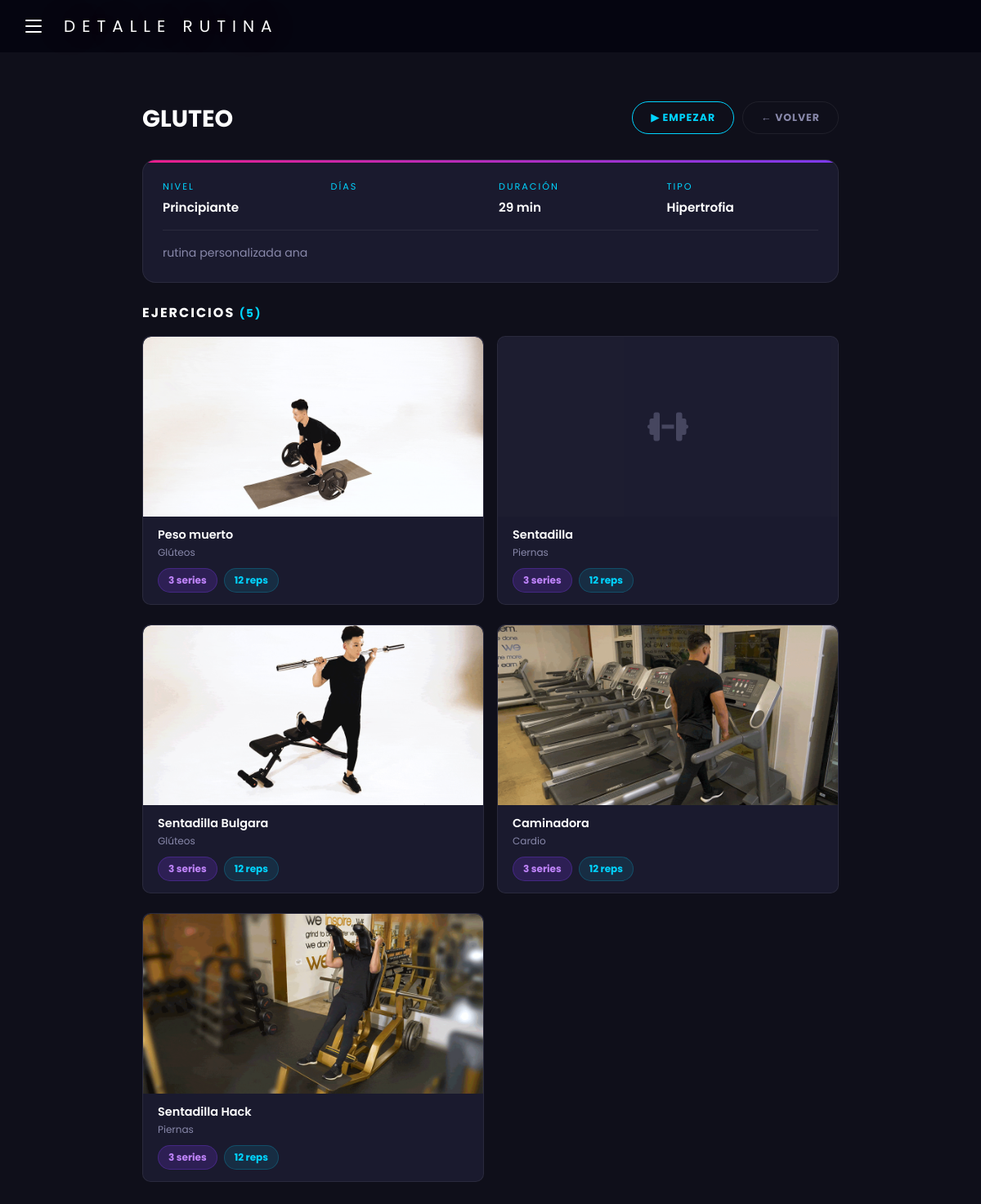
The app's page /rutinas/2/ (signed in) with its own data.
### rutinas/models.py (models this page shows, shortened)
class Rutina(models.Model):
    TIPO_RUTINA = [
        ('predeterminada', 'Predeterminada'),
        ('personal', 'Personal'),
    ]
    TIPO_ENTRENAMIENTO = [
        ('crossfit',     'CrossFit'),
        ('fuerza',       'Fuerza'),
        ('cardio',       'Cardio'),
        ('funcional',    'Funcional'),
        ('hipertrofia',  'Hipertrofia'),
        ('flexibilidad', 'Flexibilidad'),
    ]
    NIVELES = [
        ('principiante', 'Principiante'),
        ('intermedio',   'Intermedio'),
        ('avanzado',     'Avanzado'),
    ]
    DIAS = [
        ('lun', 'Lunes'),
        ('mar', 'Martes'),
        ('mie', 'Miércoles'),
        ('jue', 'Jueves'),
        ('vie', 'Viernes'),
        ('sab', 'Sábado'),
        ('dom', 'Domingo'),
    ]
    id_rutina = models.AutoField(primary_key=True)
    id_usuario = models.ForeignKey(Usuario, on_delete=models.CASCADE, related_name='rutinas')
    nombre_rutina = models.CharField(max_length=100)
    descripcion = models.TextField(max_length=500, blank=True)
    tipo_rutina = models.CharField(max_length=20, choices=TIPO_RUTINA, default='personal')
    tipo_entrenamiento = models.CharField(max_length=20, choices=TIPO_ENTRENAMIENTO, default='funcional')
    duracion = models.IntegerField(default=45)
    nivel = models.CharField(max_length=20, choices=NIVELES, default='principiante')
    dias = models.CharField(max_length=50, blank=True)
    creada_en = models.DateTimeField(auto_now_add=True)
    fecha_creacion = models.DateTimeField(auto_now_add=True)
    def get_dias_lista(self):
        return self.dias.split(',') if self.dias else []
    def get_dias_display(self):
        dias_dict = dict(self.DIAS)
        return ', '.join([dias_dict.get(d, d) for d in self.get_dias_lista()])

class RutinaEjercicio(models.Model):
    MODO = [
    ('repeticiones', 'Repeticiones'),
    ('tiempo', 'Tiempo'),
    ]
    UNIDAD_TIEMPO = [
    ('segundos', 'Segundos'),
    ('minutos', 'Minutos'),
    ('Horas', 'Horas'),
    ]
    id_rutina = models.ForeignKey(Rutina, on_delete=models.CASCADE, related_name='ejercicios')
    id_ejercicio = models.ForeignKey(Ejercicio, on_delete=models.CASCADE, related_name='rutinas')
    series = models.IntegerField(default=3)
    repeticiones = models.IntegerField(default=12)
    orden = models.IntegerField(default=0)
    modo = models.CharField(max_length=15, choices=MODO, default='repeticiones')
    duracion = models.IntegerField(default=30)
    unidad_tiempo = models.CharField(max_length=10, choices=UNIDAD_TIEMPO, default='segundos')
    class Meta:
        ordering = ['orden']

class Ejercicio(models.Model):
    GRUPOS = [
        ('pecho', 'Pecho'),
        ('espalda', 'Espalda'),
        ('hombros', 'Hombros'),
        ('biceps', 'Bíceps'),
        ('triceps', 'Tríceps'),
        ('piernas', 'Piernas'),
        ('gluteos', 'Glúteos'),
        ('core', 'Core'),
        ('cardio', 'Cardio'),
    ]
    id_ejercicio = models.AutoField(primary_key=True)
    nombreEjercicio = models.CharField(max_length=100)
    grupo_muscular = models.CharField(max_length=20, choices=GRUPOS, default='core')
    imagen = models.ImageField(upload_to='ejercicios/', blank=True, null=True)
    video = models.FileField(upload_to='ejercicios/videos/', blank=True, null=True)

### rutinas/views.py (the view)
# urls.py: path('<int:pk>/', views.detalle_rutina, name='detalle_rutina'),
@login_required
def detalle_rutina(request, pk):
    rutina = get_object_or_404(Rutina, pk=pk, id_usuario=request.user)
    return render(request, 'rutinas/detalle.html', {
        'rutina': rutina
    })

### templates/rutinas/detalle.html (shortened to what this page needs)
{% load static %}
<!DOCTYPE html>
<html lang="es">
<head>
  <link rel="stylesheet" href="https://cdnjs.cloudflare.com/ajax/libs/font-awesome/6.5.0/css/all.min.css">
  <link rel="stylesheet" href="{% static 'css/rutinas.css' %}">
</head>
<body>
  <header class="topbar">
    <label for="sidebar-toggle" class="menu-btn" aria-label="Menú">
      <span></span><span></span><span></span>
    </label>
    <span class="topbar-title">DETALLE RUTINA</span>
  </header>
  <main class="main">
    <div class="detalle-header">
      <h2 class="detalle-titulo">{{ rutina.nombre_rutina|upper }}</h2>
      <div class="detalle-acciones">
       <a href="{% url 'iniciar_entrenamiento' rutina.pk %}" class="btn-empezar-detalle">▶ Empezar</a>
        <a href="{% url 'lista_rutinas' %}" class="btn-volver">← Volver</a>
      </div>
    </div>
    <div class="info-card">
      <div class="info-grid">
        <div class="info-item">
          <label>Nivel</label>
          <p>{{ rutina.get_nivel_display }}</p>
        </div>
        <div class="info-item">
          <label>Días</label>
        </div>
        <div class="info-item">
          <label>Duración</label>
          <p>{{ rutina.duracion }} min</p>
        </div>
        <div class="info-item">
          <label>Tipo</label>
          <p>{{ rutina.get_tipo_entrenamiento_display }}</p>
        </div>
      </div>
      {% if rutina.descripcion %}
      <div class="detalle-desc">{{ rutina.descripcion }}</div>
      {% endif %}
    </div>
    <p class="ejercicios-titulo">
      EJERCICIOS <span>({{ rutina.ejercicios.count }})</span>
    </p>
<div class="ejercicios-lista">
{% for re in rutina.ejercicios.all %}
<div class="ejercicio-item">
  {% if re.id_ejercicio.video %}
    <div class="ejercicio-media">
      <video controls>
        <source src="{{ re.id_ejercicio.video.url }}" type="video/mp4">
      </video>
    </div>
  {% elif re.id_ejercicio.imagen %}
    <div class="ejercicio-media">
      <img src="{{ re.id_ejercicio.imagen.url }}" alt="{{ re.id_ejercicio.nombreEjercicio }}">
    </div>
  {% else %}
    <div class="ejercicio-media ejercicio-media--vacio">
      <i class="fa-solid fa-dumbbell"></i>
    </div>
  {% endif %}
  <div class="ejercicio-info">
    <div class="ejercicio-nombre">{{ re.id_ejercicio.nombreEjercicio }}</div>
    <div class="ejercicio-grupo">{{ re.id_ejercicio.get_grupo_muscular_display }}</div>
  </div>
  <div class="ejercicio-badges">
    <span class="badge badge-series">{{ re.series }} series</span>
    <span class="badge badge-reps">{{ re.repeticiones }} reps</span>
  </div>
</div>
{% empty %}
  <p style="color:var(--text-muted); text-align:center; padding:20px;">
    Esta rutina no tiene ejercicios.
  </p>
{% endfor %}
</div>
  </main>
</body>
</html>

### records on screen
Rutina: nombre_rutina "GLUTEO", nivel "Principiante", duracion "29", tipo_entrenamiento "Hipertrofia", descripcion "rutina personalizada ana", ejercicios.count "5"
RutinaEjercicio: id_ejercicio.imagen (picture), id_ejercicio.nombreEjercicio "Peso muerto", id_ejercicio.grupo_muscular "Glúteos", series "3", repeticiones "12"
RutinaEjercicio: id_ejercicio.nombreEjercicio "Sentadilla", id_ejercicio.grupo_muscular "Piernas", series "3", repeticiones "12"
RutinaEjercicio: id_ejercicio.imagen (picture), id_ejercicio.nombreEjercicio "Sentadilla Bulgara", id_ejercicio.grupo_muscular "Glúteos", series "3", repeticiones "12"
RutinaEjercicio: id_ejercicio.imagen (picture), id_ejercicio.nombreEjercicio "Caminadora", id_ejercicio.grupo_muscular "Cardio", series "3", repeticiones "12"
RutinaEjercicio: id_ejercicio.imagen (picture), id_ejercicio.nombreEjercicio "Sentadilla Hack", id_ejercicio.grupo_muscular "Piernas", series "3", repeticiones "12"
